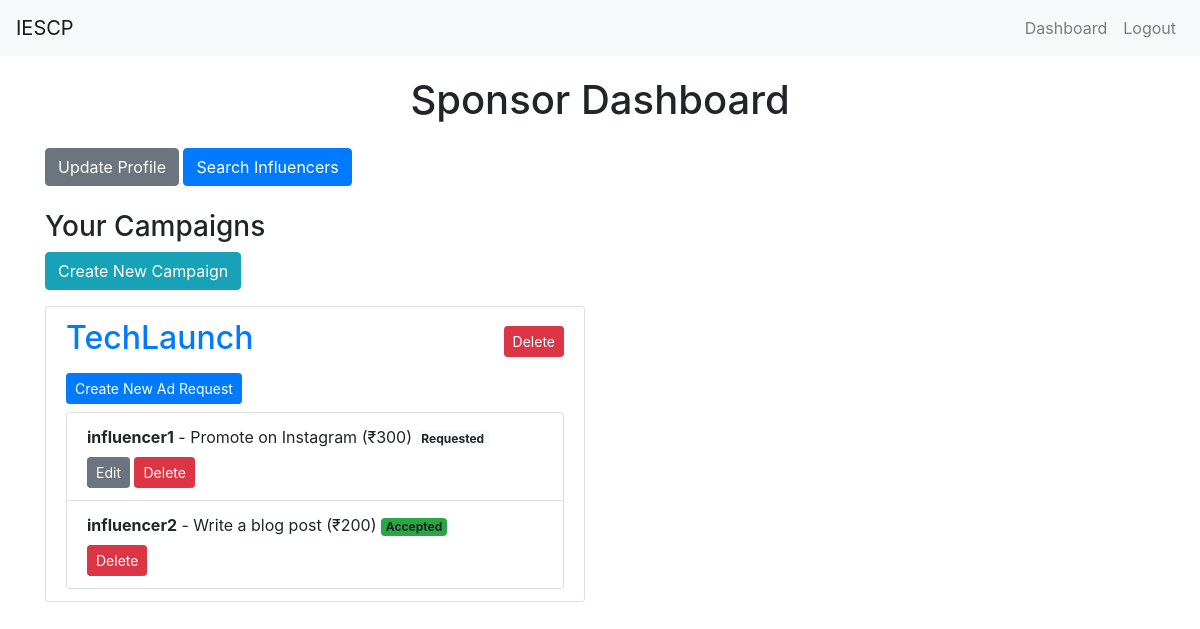
Page /sponsor_dashboard (signed in) on the earlier database version.
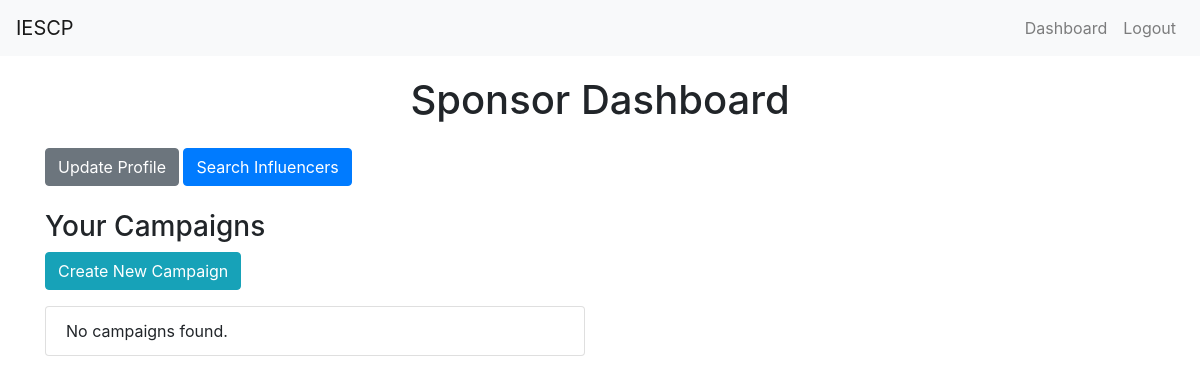
Same page on the later database version.
### app.py (models this page shows, shortened)
class Campaign(db.Model):
    id = db.Column(db.Integer, primary_key=True)
    name = db.Column(db.String(100), nullable=False)
    description = db.Column(db.String(200))
    start_date = db.Column(db.DateTime, default=db.func.current_timestamp())
    end_date = db.Column(db.DateTime)
    niche = db.Column(db.String(100))
    budget = db.Column(db.Float, nullable=False)
    owner_id = db.Column(db.Integer, db.ForeignKey('user.id', ondelete='CASCADE'), nullable=False)
    visibility = db.Column(db.String(10))  # 'public' or 'private'
    flagged = db.Column(db.Boolean, default=False)
    ad_requests = db.relationship('AdRequest', backref='campaign', lazy=True, cascade='all, delete-orphan')

class AdRequest(db.Model):
    id = db.Column(db.Integer, primary_key=True)
    campaign_id = db.Column(db.Integer, db.ForeignKey('campaign.id', ondelete='CASCADE'), nullable=False)
    influencer_id = db.Column(db.Integer, db.ForeignKey('user.id', ondelete='CASCADE'), nullable=False)
    name = db.Column(db.String(100), nullable=False)
    requirements = db.Column(db.Text)
    payment_amount = db.Column(db.Integer)
    negotiation_comment = db.Column(db.Text, nullable=True)
    status = db.Column(db.String(20), nullable=False, default='Requested')
    flagged = db.Column(db.Boolean, default=False)

class User(UserMixin, db.Model):
    id = db.Column(db.Integer, primary_key=True)
    username = db.Column(db.String(50), unique=True, nullable=False)
    email = db.Column(db.String(120), unique=True, nullable=False)
    password = db.Column(db.String(200), nullable=False)
    role = db.Column(db.String(20), nullable=False)  # 'admin', 'sponsor', 'influencer'
    flagged = db.Column(db.Boolean, default=False)  # Flag for inappropriate users
    campaigns = db.relationship('Campaign', backref='owner', lazy=True, cascade='all, delete-orphan')
    ad_requests = db.relationship('AdRequest', backref='influencer', lazy=True, cascade='all, delete-orphan')
    company_name = db.Column(db.String(100))
    industry = db.Column(db.String(100))
    budget = db.Column(db.Integer)
    category = db.Column(db.String(100)) # Health, Gaming, etc.
    niche = db.Column(db.String(100))
    followers = db.Column(db.Integer)
    platform = db.Column(db.String(10))

### app.py (the view)
@app.route('/sponsor_dashboard')
@login_required
def sponsor_dashboard():
    if current_user.role != 'sponsor':
        flash('Access unauthorized!', 'danger')
        return redirect(url_for('index'))
    campaigns = Campaign.query.filter_by(owner_id=current_user.id).all()
    ad_requests = AdRequest.query.join(Campaign).filter(Campaign.owner_id == current_user.id).all()
    return render_template('sponsor_dashboard.html', campaigns=campaigns, ad_requests=ad_requests)

### app.py (called while the page is built)
@login_manager.user_loader
def load_user(user_id):
    return User.query.get(int(user_id))

### templates/sponsor_dashboard.html (shortened to what this page needs)
{% extends "layout.html" %}
{% block content %}
<h1 class="text-center mb-4">Sponsor Dashboard</h1>
<a href="{{ url_for('profile') }}" class="btn btn-secondary">Update Profile</a>
<a href="{{ url_for('search_influencers') }}" class="btn btn-primary">Search Influencers</a>
<br>
<br>
<div class="row">
    <div class="col-md-6">
        <h3>Your Campaigns</h3>
        <a href="{{ url_for('create_campaign') }}" class="btn btn-info mb-3">Create New Campaign</a>
        <ul class="list-group">
            {% for campaign in campaigns %}
            <li class="list-group-item">
                <div class="d-flex justify-content-between align-items-center">
                    <a href="{{ url_for('update_campaign', campaign_id=campaign.id) }}"><h2>{{ campaign.name }}</h2></a>
                    <form method="POST" action="{{ url_for('delete_campaign', campaign_id=campaign.id) }}" class="d-inline">
                        <button type="submit" class="btn btn-danger btn-sm">Delete</button>
                    </form>
                </div>
                <a href="{{ url_for('create_ad_request') }}" class="btn btn-primary btn-sm mt-2 mb-2">Create New Ad Request</a>
                <ul class="list-group">
                    {% for ad_request in campaign.ad_requests %}
                    <li class="list-group-item">
                        <strong>{{ ad_request.influencer.username }}</strong> - {{ ad_request.name }} (&#x20b9;{{ ad_request.payment_amount }})
                        <span class="badge {% if ad_request.status == 'Accepted' %}bg-success{% elif ad_request.status == 'Rejected' %}bg-danger{% elif ad_request.status == 'Requested' %}bg-light{% elif ad_request.status == 'Negotiated' %}bg-warning text-dark{% endif %}">
                            {{ ad_request.status }}
                        </span>
                        <div class="mt-2">
                            {% if ad_request.status != 'Accepted' %}
                            <a href="{{ url_for('update_ad_request', ad_request_id=ad_request.id) }}" class="btn btn-secondary btn-sm">Edit</a>
                            {% endif %}
                            <form method="POST" action="{{ url_for('delete_ad_request', ad_request_id=ad_request.id) }}" class="d-inline">
                                <button type="submit" class="btn btn-danger btn-sm">Delete</button>
                            </form>
                        </div>
                    </li>
                    {% else %}
                    <li class="list-group-item">No ad requests found.</li>
                    {% endfor %}
                </ul>
            </li>
            {% else %}
            <li class="list-group-item">No campaigns found.</li>
            {% endfor %}
        </ul>
    </div>
</div>
{% endblock %}

Differences in the rows shown:
removed Campaign: name "TechLaunch"
removed AdRequest: influencer.username "influencer1", name "Promote on Instagram", payment_amount "300", status "Requested"
removed AdRequest: influencer.username "influencer2", name "Write a blog post", payment_amount "200", status "Accepted"
Other differences:
text now shown: "No campaigns found."
